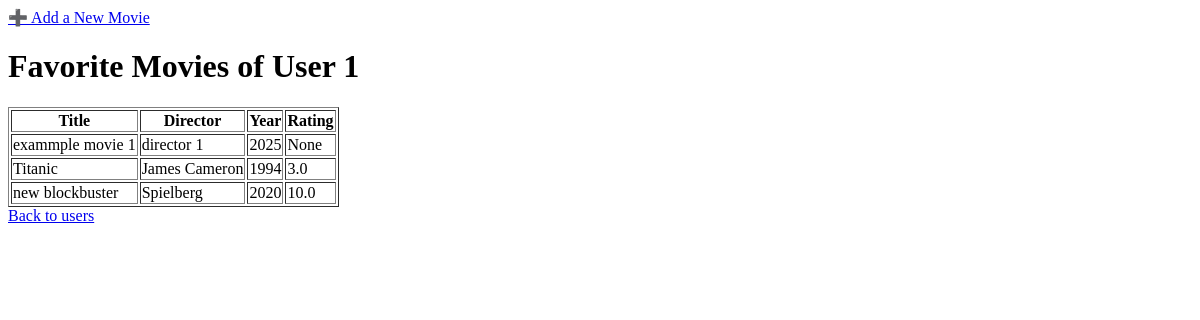
The page /user/1 on the database as committed earlier.
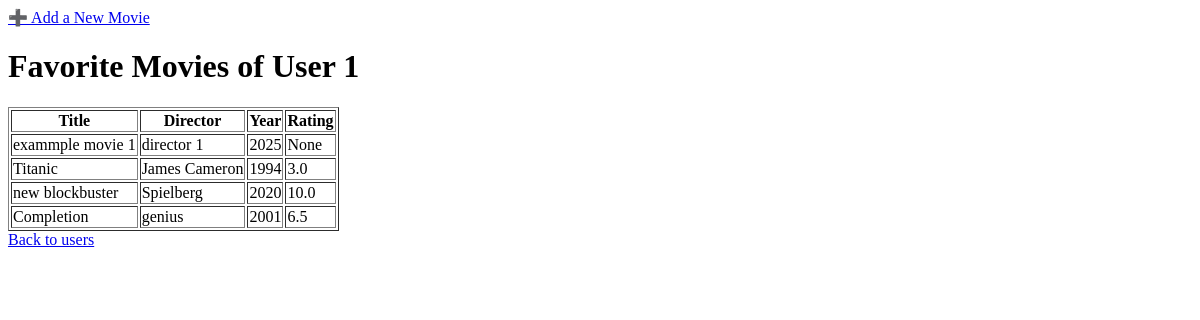
The same page on the database as committed later.
### models.py (models this page shows)
class Movie(Base):
    __tablename__ = "movies"
    id = Column(Integer, primary_key=True)
    user_id = Column(Integer, ForeignKey("users.id"))
    name = Column(String, nullable=False)
    director = Column(String)
    writer = Column(String)
    actors = Column(String)
    year = Column(Integer)
    rating = Column(Float)
    genre = Column(String)
    runtime = Column(String)
    plot = Column(Text)
    comment = Column(Text)
    user = relationship("User", back_populates="movies")

### app.py (the view)
@app.route("/user/<int:user_id>")
def user_movies(user_id):
    user = data_manager.get_user_by_id(user_id)
    movies = data_manager.get_user_movies(user_id)
    return render_template("movie_list.html", user_id=user_id, movies=movies)

### data_manager/sqlite_data_manager.py (called while the page is built)
    def get_user_movies(self, user_id):
        session = self.Session()
        try:
            user = session.query(User).filter_by(id=user_id).first()
            if user:
                return user.movies
            return []
        finally:
            session.close()

    def get_user_by_id(self, user_id):
        session = self.Session()
        try:
            return session.query(User).filter_by(id=user_id).first()
        finally:
            session.close()

### templates/movie_list.html (shortened to what this page needs)
<!DOCTYPE html>
<html lang="en">
<head>
</head>
<body>
<a href="{{ url_for('add_movie', user_id=user_id) }}">➕ Add a New Movie</a>
{% extends "base.html" %}
{% block content %}
  <h1>Favorite Movies of User {{ user_id }}</h1>
  <table border="1">
    <thead>
      <tr>
        <th>Title</th>
        <th>Director</th>
        <th>Year</th>
        <th>Rating</th>
      </tr>
    </thead>
    <tbody>
      {% for movie in movies %}
        <tr>
          <td>{{ movie['name'] }}</td>
          <td>{{ movie['director'] }}</td>
          <td>{{ movie['year'] }}</td>
          <td>{{ movie['rating'] }}</td>
        </tr>
      {% endfor %}
    </tbody>
  </table>
  <a href="/">Back to users</a>
{% endblock %}

### templates/base.html
{% block content %}
{% endblock %}

Rows that differ between the two databases and show on the page:
added Movie: name "Completion", director "genius", year "2001", rating "6.5"
